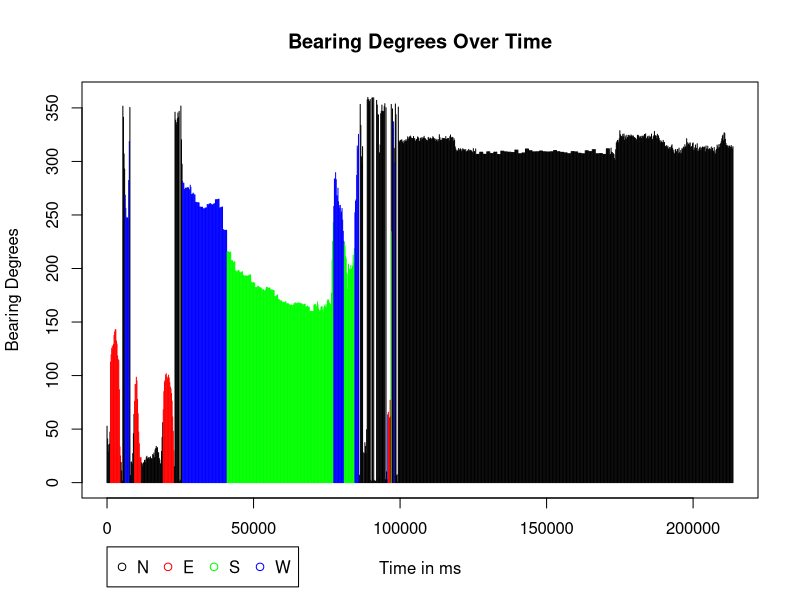

This figure's R source:
library('stringr')

normalized_time_interval<-200 # in ms
degree_col<-14
dir_col<-16
setwd('/Users/harry/projects/ece498rr/analysis2/')
wdat<-read.csv('ACTIVITY_05-03-16_00-51-34-051.csv', header=FALSE, na.strings=c("", "null", "NA"))

date_and_degrees<-wdat[,c(1,degree_col, dir_col)]
date_and_degrees<-na.omit(date_and_degrees) #remove na's
date_and_degrees<-t(date_and_degrees)
date_and_degrees<-na.omit(date_and_degrees) #remove na's
new_dnd<-matrix(ncol=3)


#normalize to 200ms timestamps
tsLen<-nchar(date_and_degrees[,c(1)][1])
zeroTS_string<-substr(date_and_degrees[,c(1)][1],tsLen-11,tsLen) #extract ms for "zero" time
zeroTS_string<-str_replace_all(zeroTS_string, ":", "")
zeroTS<-as.numeric(zeroTS_string)
nextTS<-zeroTS+normalized_time_interval
new_dnd<-rbind(new_dnd, c(0, date_and_degrees[,c(1)][2], date_and_degrees[,c(1)][3]))
count<-1
for(i in 2:NCOL(date_and_degrees)) {
 curTS_string<-substr(date_and_degrees[,c(i)][1],tsLen-11,tsLen) #extract ms for "zero" time
 curTS_string<-str_replace_all(curTS_string, ":", "")
 curTS<-as.numeric(curTS_string)
 if(!is.na(curTS >= nextTS) && curTS >= nextTS) {
   new_dnd<-rbind(new_dnd, c(normalized_time_interval * count, date_and_degrees[,c(i)][2], date_and_degrees[,c(i)][3]))
   nextTS<-nextTS+normalized_time_interval
   count<-count+1
 }
}

new_dnd<-na.omit(new_dnd)
#at this point, new_dnd has degree readings at normalized time intervals of normalized_time_interval
colMatrix<-matrix()
t_new_dnd<-t(new_dnd)
for(i in 1:NCOL(t_new_dnd)) {
  curDir<-t_new_dnd[,c(i)][3]
  if(curDir=="N") {
    colMatrix<-rbind(colMatrix, "black")
  }
  else if(curDir=="E") {
    colMatrix<-rbind(colMatrix, "red")
  }
  else if(curDir=="S") {
    colMatrix<-rbind(colMatrix, "green")
  }
  else if(curDir=="W") {
    colMatrix<-rbind(colMatrix, "blue")
  }
}
colMatrix<-na.omit(colMatrix)
colMatrix<-t(colMatrix)
par(xpd=TRUE)
plot(new_dnd[,c(1)], new_dnd[,c(2)], col=colMatrix, type="h", main="Bearing Degrees Over Time", xlab="Time in ms", ylab="Bearing Degrees")
legend(0,-60,c("N", "E", "S", "W"),col=c("black", "red", "green", "blue"),pch=1, horiz=TRUE)